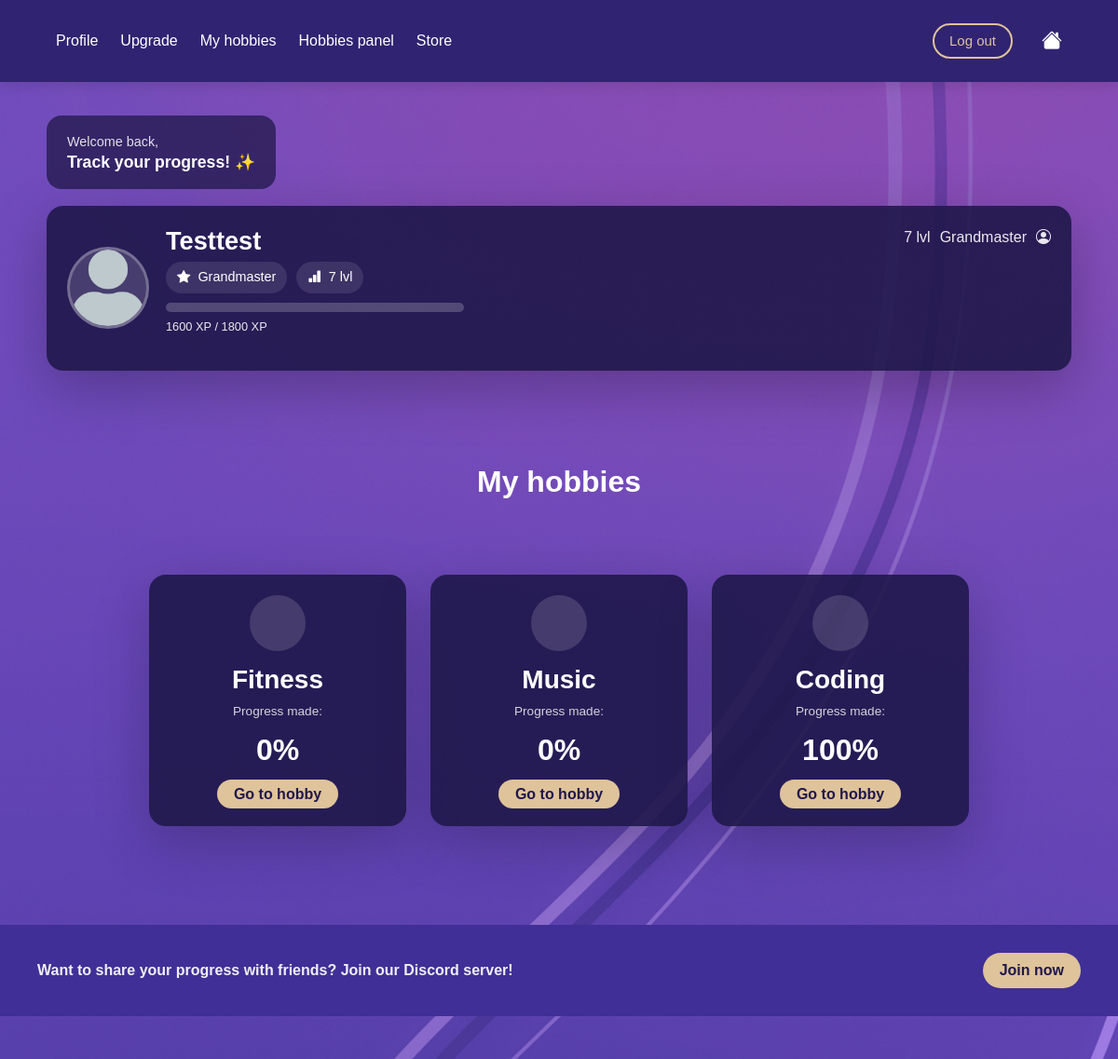
The page /profile/ (signed in, upper part) on the database as committed earlier.
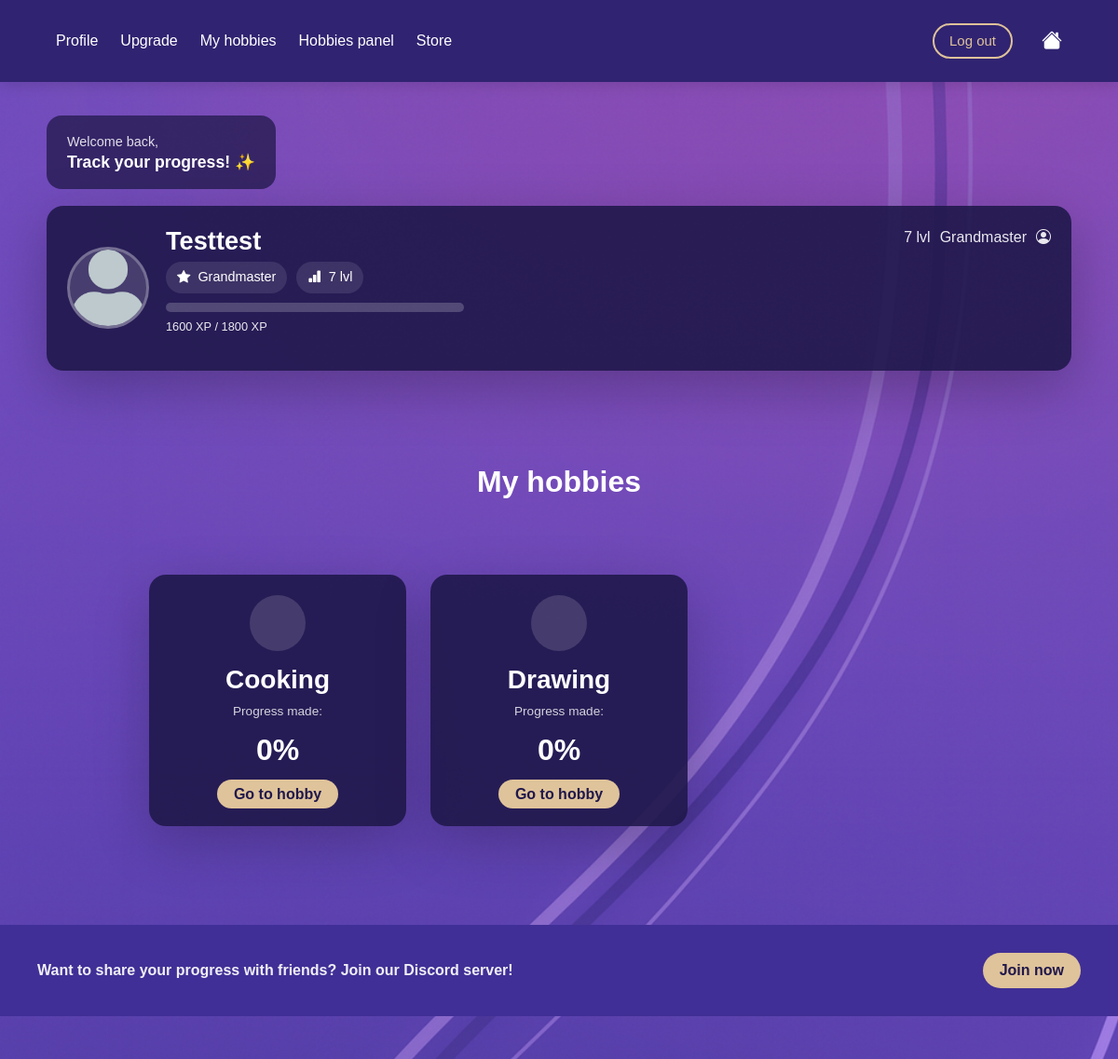
The same page on the database as committed later.
### myapp/models.py (models this page shows, shortened)
class Level(models.Model):
    title = models.CharField(max_length=100, unique=True)
    xp_required = models.PositiveIntegerField()
    class Meta:
        ordering = ['xp_required']

class Hobby(models.Model):
    user = models.ForeignKey(User, on_delete=models.CASCADE, related_name="hobbies")
    detail = models.ForeignKey(HobbyDetail, on_delete=models.CASCADE)

class HobbyDetail(models.Model):
    name = models.CharField(max_length=100, unique=True)
    description = models.TextField()

### myapp/views.py (the view)
# urls.py: path('profile/', views.profile, name='profile'),
@login_required
def profile(request):
    user = request.user
    hobbies = (
        Hobby.objects
        .filter(user=user)
        .select_related("detail")
    )
    HOBBY_ICONS = {
        "Cooking": "fi fi-rr-hat-chef",
        "Drawing": "fi fi-rr-drawer-alt",
        "Coding": "fi fi-rr-square-terminal",
        "Music": "fi fi-rr-music-alt",
        "Fitness": "fi fi-tr-dumbbell-ray",
    }
    for hobby in hobbies:
        hobby.icon = HOBBY_ICONS.get(hobby.detail.name, "fi fi-rr-star")
        challenges = Challenge.objects.filter(hobby_detail=hobby.detail)
        total = challenges.count()
        completed = UserChallenges.objects.filter(
            user=user,
            challenge__in=challenges,
            completed=True
        ).count()
        hobby.progress = int((completed / total) * 100) if total > 0 else 0
    stats, _ = UserStats.objects.get_or_create(user=user)
    current_xp = stats.xp_total
    levels = list(Level.objects.all().order_by("xp_required"))
    current_level = None
    next_level = None
    level_number = 0
    for i, lvl in enumerate(levels):
        if current_xp >= lvl.xp_required:
            current_level = lvl
            level_number = i + 1
            if i + 1 < len(levels):
                next_level = levels[i + 1]
    progress_percent = 100          # domyślnie pełny pasek
    xp_color = "xp-high"             # jeden kolor (złoty)
    if current_level and next_level:
        xp_range = next_level.xp_required - current_level.xp_required
        if xp_range > 0:
            xp_progress = current_xp - current_level.xp_required
            progress_percent = int((xp_progress / xp_range) * 100)
            progress_percent = max(0, min(progress_percent, 100))
        else:
            progress_percent = 100
    return render(request, "myapp/profile.html", {
        "user": user,
        "hobbies": hobbies,
        "current_level": current_level,
        "next_level": next_level,
        "current_xp": current_xp,
        "progress_percent": progress_percent,
        "level_number": level_number,
        "levels": levels,
        "xp_color": xp_color,
    })

### myapp/templates/myapp/profile.html (shortened to what this page needs)
{% extends "myapp/base.html" %}
{% load static %}
{% block extra_css %}
<link rel="stylesheet" href="{% static 'css/profile.css' %}">
{% endblock %}
{% block content %}
<main class="profile-bg">
  <div class="profile-container">
    <div class="welcome-card">
      <p class="welcome-small">Welcome back,</p>
      <h3 class="welcome-title">Track your progress! ✨</h3>
    </div>
    <section class="user-card">
      <div class="user-left">
        <div class="avatar">
          <img src="{% static 'img/avatar.png' %}" alt="User avatar">
        </div>
        <div class="user-info">
          <h2 class="username">{{ request.user.username }}</h2>
          <div class="user-badges">
            {% if current_level %}
              <span class="badge-pill">
                <i class="bi bi-star-fill"></i>
                {{ current_level.title }}
              </span>
              <span class="badge-pill">
                <i class="bi bi-bar-chart-fill"></i>
                {{ level_number }} lvl
              </span>
            {% endif %}
          </div>
          <div class="xp-wrap">
            <div class="xp-bar">
            </div>
            <p class="xp-text">
              {{ current_xp }} XP
              {% if next_level %}
                / {{ next_level.xp_required }} XP
              {% endif %}
            </p>
          </div>
        </div>
      </div>
      <div class="user-right">
        {% if current_level %}
          <div class="top-right-mini">
            <span class="mini-lvl">{{ level_number }} lvl</span>
            <span class="mini-title">{{ current_level.title }}</span>
            <i class="bi bi-person-circle mini-icon"></i>
          </div>
        {% endif %}
      </div>
    </section>
    <h2 class="section-title">My hobbies</h2>
    <section class="hobbies-grid">
      {% for hobby in hobbies %}
        <div class="hobby-card">
          <div class="hobby-icon">
          </div>
          <h3>{{ hobby.detail.name }}</h3>
          <p class="progress-label">Progress made:</p>
          <div class="progress-big">{{ hobby.progress }}%</div>
          <a href="{% url 'hobby_detail' hobby.detail.id %}" class="small-btn">
            Go to hobby
          </a>
        </div>
      {% empty %}
        <p>You have no hobbies yet.</p>
      {% endfor %}
    </section>
    <section class="discord-strip">
      <p>Want to share your progress with friends? Join our Discord server!</p>
      <button class="small-btn">Join now</button>
    </section>
  </div>
</main>
{% endblock %}

### myapp/templates/myapp/base.html (shortened to what this page needs)
{% load static %}
<!DOCTYPE html>
<html lang="en">
<head>
  <link href="https://cdn.jsdelivr.net/npm/bootstrap@5.3.2/dist/css/bootstrap.min.css" rel="stylesheet">
  <link href="https://cdn.jsdelivr.net/npm/bootstrap-icons@1.11.1/font/bootstrap-icons.css" rel="stylesheet">
  <link rel="stylesheet"
 href="https://cdn-uicons.flaticon.com/3.0.0/uicons-regular-rounded/css/uicons-regular-rounded.css">
  <link rel="stylesheet"
 href="https://cdn-uicons.flaticon.com/3.0.0/uicons-solid-rounded/css/uicons-solid-rounded.css">
  <link rel="stylesheet"
 href="https://cdn-uicons.flaticon.com/3.0.0/uicons-thin-rounded/css/uicons-thin-rounded.css">
  <link rel="stylesheet"
 href="https://cdn-uicons.flaticon.com/3.0.0/uicons-brands/css/uicons-brands.css">
  <link rel="stylesheet" href="{% static 'css/navbar.css' %}">
  <link rel="stylesheet" href="{% static 'css/style.css' %}">
  {% block extra_css %}{% endblock %}
</head>
<body>
<nav class="navbar navbar-develobby">
  <div class="container-fluid">
    <ul class="navbar-nav d-flex flex-row gap-4 align-items-center">
      {% if user.is_authenticated %}
        <li><a class="nav-link text-white" href="{% url 'profile' %}">Profile</a></li>
        <li><a class="nav-link text-white" href="{% url 'upgrade' %}">Upgrade</a></li>
        <li><a class="nav-link text-white" href="{% url 'hobbies' %}">My hobbies</a></li>
        <li><a class="nav-link text-white" href="{% url 'hobby_panel' %}">Hobbies panel</a></li>
        <li><a class="nav-link text-white" href="{% url 'store' %}">Store</a></li>
      {% endif %}
    </ul>
    <div class="d-flex align-items-center gap-3">
      {% if user.is_authenticated %}
        <form method="post" action="{% url 'logout' %}" class="m-0">
          <button type="submit" class="nav-action-btn">
            Log out
          </button>
        </form>
      {% else %}
        <a href="{% url 'login' %}" class="nav-action-btn">
          Sign In
        </a>
      {% endif %}
      <i class="bi bi-house-fill nav-icon"
         onclick="window.location.href='{% url 'homepage' %}'"></i>
    </div>
  </div>
</nav>
{% block content %}{% endblock %}
</body>
</html>

### myapp/static/css/navbar.css (style rules this page uses)
.navbar-develobby { background-color: #302371; padding: 15px 20px; position: sticky; top: 0; z-index: 1000; box-shadow: 0 4px 14px rgba(0, 0, 0, 0.12); }
.navbar-nav { display: flex; flex-direction: row; gap: 32px; }
.navbar { display: flex; align-items: center; justify-content: space-between; }
.nav-link { color: #ffffff !important; font-weight: 500; font-size: 16px; }
.nav-icon { color: #ffffff; font-size: 22px; cursor: pointer; margin-left: 15px; }
.nav-action-btn { background-color: transparent; border: 2px solid #DFC39A; color: #DFC39A; padding: 6px 16px; border-radius: 999px; font-weight: 500; font-size: 15px; cursor: pointer; transition: all 0.25s ease; text-decoration: none; display: inline-flex; align-items: center; }
.navbar form { display: inline; }

### myapp/static/css/style.css (style rules this page uses)
:root { --dark-purple: #302371; --purple: #543EA7; --beige: #DFC39A; --violet: #704ABC; --pink-violet: #9753CC; --light-violet: #B4A2E7; --white: #ffffff; }
* { box-sizing: border-box; margin: 0; padding: 0; font-family: 'Arial', sans-serif; }
body { margin: 0; background: #704ABC; color: var(--white); }
.navbar { padding: 24px 48px; }
section { padding: 80px 10%; }

### myapp/static/css/profile.css (style rules this page uses)
:root { --dark-purple: #20184B; --purple: #402F96; --beige: #DFC39A; --white: #ffffff; --card: rgba(32, 24, 75, 0.90); --card-soft: rgba(32, 24, 75, 0.75); }
* { box-sizing: border-box; margin: 0; padding: 0; font-family: Arial, sans-serif; }
body { color: var(--white); }
.profile-bg { min-height: calc(100vh - 64px); padding: 36px 18px 0px; background-image: url("../img/ChatGPT_Image_29_lis_2025_17_41_00.png"); background-size: cover; background-position: center bottom; background-repeat: no-repeat; background-position: center 1%; }
.profile-container { max-width: 1100px; margin: 0 auto; }
.profile-container { display: flex; flex-direction: column; align-items: flex-start; }
.welcome-card { background: var(--card-soft); border-radius: 16px; padding: 18px 22px; width: fit-content; margin-bottom: 18px; }
.welcome-small { opacity: 0.85; margin: 0; font-size: 0.9rem; }
.welcome-title { margin: 0; font-weight: 700; font-size: 1.1rem; }
.user-card { width: 100%; background: var(--card); border-radius: 18px; padding: 22px; display: flex; justify-content: space-between; gap: 18px; box-shadow: 0 18px 60px rgba(0, 0, 0, 0.25); }
.user-left { display: flex; gap: 18px; align-items: center; }
.avatar { width: 88px; height: 88px; border-radius: 50%; overflow: hidden; border: 3px solid rgba(255,255,255,0.25); background: rgba(255,255,255,0.15); flex-shrink: 0; }
.avatar img { width: 100%; height: 100%; object-fit: cover; display: block; }
.username { font-size: 1.7rem; margin: 0 0 6px 0; font-weight: 800; }
.user-badges { display: flex; gap: 10px; flex-wrap: wrap; margin-bottom: 10px; }
.badge-pill { display: inline-flex; align-items: center; gap: 8px; background: rgba(255,255,255,0.10); padding: 6px 12px; border-radius: 999px; font-size: 0.9rem; }
.xp-wrap { margin-top: 4px; }
.xp-bar { width: 320px; height: 10px; background: rgba(255,255,255,0.20); border-radius: 99px; overflow: hidden; }
.xp-text { font-size: 0.8rem; opacity: 0.9; margin-top: 6px; }
.top-right-mini { display: flex; align-items: center; gap: 10px; opacity: 0.9; }
.section-title { text-align: center; width: 100%; margin-top: 100px; margin-bottom: 0px; font-size: 2rem; font-weight: 800; }
.hobbies-grid { width: 100%; display: grid; grid-template-columns: repeat(3, 1fr); gap: 26px; }
.hobby-card { background: var(--card); border-radius: 18px; padding: 22px; text-align: center; box-shadow: 0 18px 60px rgba(0, 0, 0, 0.22); }
.hobby-icon { width: 60px; height: 60px; margin: 0 auto 14px; border-radius: 999px; background: rgba(255,255,255,0.14); display: grid; place-items: center; font-size: 1.6rem; }
.hobby-card h3 { margin: 0 0 8px; font-weight: 800; }
.progress-label { margin: 0; opacity: 0.8; font-size: 0.85rem; }
.progress-big { font-size: 2rem; font-weight: 900; margin: 6px 0 12px; }
.small-btn { background: var(--beige); color: var(--dark-purple); border: none; border-radius: 999px; padding: 7px 18px; font-weight: 700; cursor: pointer; transition: transform 0.15s ease, opacity 0.15s ease; text-decoration: none; }
.discord-strip { width: 100vw; margin-left: calc(-50vw + 50%); margin-right: calc(-50vw + 50%); margin-top: 26px; background: #402F96; border-radius: 0; padding: 30px 40px; display: flex; align-items: center; justify-content: space-between; gap: 12px; }
.discord-strip p { margin: 0; font-weight: 600; opacity: 0.92; }

Rows that differ between the two databases and show on the page:
removed Hobby: detail.name "Fitness", progress "0"
removed Hobby: detail.name "Music", progress "0"
removed Hobby: detail.name "Coding", progress "100"
added Hobby: detail.name "Cooking", progress "0"
added Hobby: detail.name "Drawing", progress "0"
